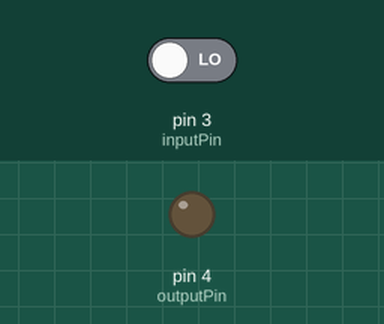
This sketch was run on a simulated Arduino Uno, built with avr-gcc and run on an emulated ATmega328P. Shown: output pins drawn as LEDs (lit = HIGH). Inputs (shaded band) come from the test bench; at power-on: pin 3 (inputPin) LOW.

Above: at 1.2 s.
1.3 s: pin 3 (inputPin) driven HIGH
At 2.9 s:
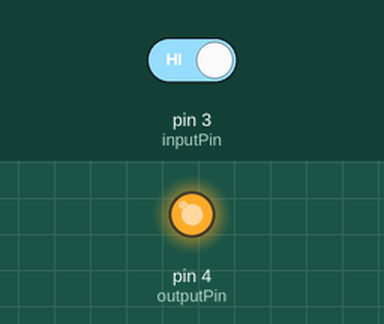
4.3 s: pin 3 (inputPin) driven LOW
Timing chart, 0 to 7.3 s (numbered marks = the images above; inputs shaded):
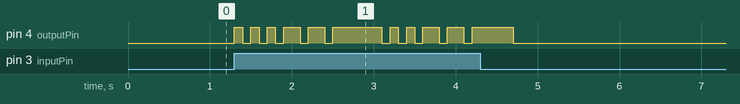

The sketch:

hyundai_sonata_2020.ino
```cpp
// Auto-generated from Jinja2 template
// Vehicle: Hyundai Sonata
// Year: 2020
const int inputPin = 3;
const int outputPin = 4;

void setup() {
  pinMode(inputPin, INPUT);
  pinMode(outputPin, OUTPUT);
}

void loop() {
  if (digitalRead(inputPin) == HIGH) {

    for (int i = 0; i < 3; i++) {
      digitalWrite(outputPin, HIGH);
      delay(100);
      digitalWrite(outputPin, LOW);
      delay(100);
    }

    for (int i = 0; i < 2; i++) {
      digitalWrite(outputPin, HIGH);
      delay(200);
      digitalWrite(outputPin, LOW);
      delay(100);
    }

    for (int i = 0; i < 1; i++) {
      digitalWrite(outputPin, HIGH);
      delay(500);
      digitalWrite(outputPin, LOW);
      delay(0);
    }

  }
}
```

Measured:
- after the input at 1.3 s, pin 4 (outputPin): LOW → HIGH at once, → LOW 0.10 s later, → HIGH 0.10 s later, → LOW 0.10 s later, … (21 changes in this stretch)
